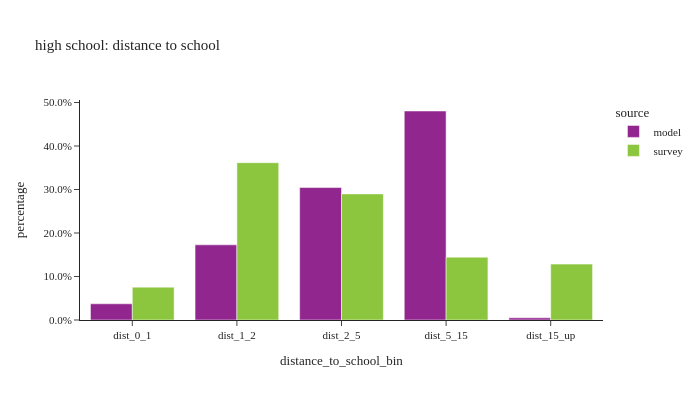

This figure's notebook cell:
### Code cell
# distance to school: high school

util.plot_share_barchart(per_data.loc[(per_data['pstudent']==1) & (per_data['age']>14)], 'person_weight', 'distance_to_school_bin', title="high school: distance to school")

### Figure 1 — Plotly figure (JSON) as saved in the notebook; plotly's stock layout.template omitted (floating-point values rounded to 4 significant figures)
{"data": [{"alignmentgroup": "True", "customdata": [[6688], [31041], [54701], [86320], [898]], "hovertemplate": "source=model<br>distance_to_school_bin=%{x}<br>percentage=%{y}<br>sample_size=%{customdata[0]}<extra></extra>", "legendgroup": "model", "marker": {"color": "#91268F", "pattern": {"shape": ""}}, "name": "model", "offsetgroup": "model", "orientation": "v", "showlegend": true, "textposition": "auto", "type": "bar", "x": ["dist_0_1", "dist_1_2", "dist_2_5", "dist_5_15", "dist_15_up"], "xaxis": "x", "y": [0.03723, 0.1728, 0.3045, 0.4805, 0.004999], "yaxis": "y"}, {"alignmentgroup": "True", "customdata": [[17], [16], [25], [12], [4]], "hovertemplate": "source=survey<br>distance_to_school_bin=%{x}<br>percentage=%{y}<br>sample_size=%{customdata[0]}<extra></extra>", "legendgroup": "survey", "marker": {"color": "#8CC63E", "pattern": {"shape": ""}}, "name": "survey", "offsetgroup": "survey", "orientation": "v", "showlegend": true, "textposition": "auto", "type": "bar", "x": ["dist_0_1", "dist_1_2", "dist_2_5", "dist_5_15", "dist_15_up"], "xaxis": "x", "y": [0.07553, 0.3616, 0.2899, 0.1444, 0.1285], "yaxis": "y"}], "layout": {"barmode": "group", "height": 400, "legend": {"title": {"text": "source"}, "tracegroupgap": 0}, "title": {"text": "high school: distance to school"}, "width": 700, "xaxis": {"anchor": "y", "domain": [0.0, 1.0], "title": {"text": "distance_to_school_bin"}}, "yaxis": {"anchor": "x", "domain": [0.0, 1.0], "tickformat": ".1%", "title": {"text": "percentage"}}}}
